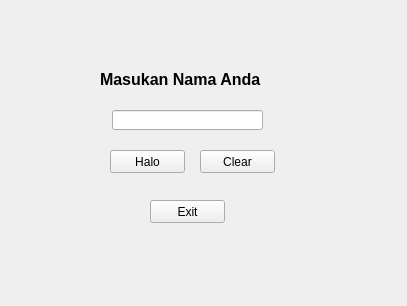
<?xml version="1.0" encoding="UTF-8"?>
<ui version="4.0">
 <class>Form</class>
 <widget class="QWidget" name="Form">
  <property name="geometry">
   <rect>
    <x>0</x>
    <y>0</y>
    <width>407</width>
    <height>306</height>
   </rect>
  </property>
  <property name="windowTitle">
   <string>Form</string>
  </property>
  <widget class="QLabel" name="label">
   <property name="geometry">
    <rect>
     <x>100</x>
     <y>70</y>
     <width>181</width>
     <height>16</height>
    </rect>
   </property>
   <property name="text">
    <string>&lt;html&gt;&lt;head/&gt;&lt;body&gt;&lt;p&gt;&lt;span style=&quot; font-size:12pt; font-weight:600;&quot;&gt;Masukan Nama Anda&lt;/span&gt;&lt;/p&gt;&lt;/body&gt;&lt;/html&gt;</string>
   </property>
  </widget>
  <widget class="QPushButton" name="Halo">
   <property name="geometry">
    <rect>
     <x>110</x>
     <y>150</y>
     <width>75</width>
     <height>23</height>
    </rect>
   </property>
   <property name="text">
    <string>Halo</string>
   </property>
  </widget>
  <widget class="QPushButton" name="Clear">
   <property name="geometry">
    <rect>
     <x>200</x>
     <y>150</y>
     <width>75</width>
     <height>23</height>
    </rect>
   </property>
   <property name="text">
    <string>Clear</string>
   </property>
  </widget>
  <widget class="QPushButton" name="Exit">
   <property name="geometry">
    <rect>
     <x>150</x>
     <y>200</y>
     <width>75</width>
     <height>23</height>
    </rect>
   </property>
   <property name="text">
    <string>Exit</string>
   </property>
  </widget>
  <widget class="QLineEdit" name="lineEdit">
   <property name="geometry">
    <rect>
     <x>112</x>
     <y>110</y>
     <width>151</width>
     <height>20</height>
    </rect>
   </property>
  </widget>
 </widget>
 <resources/>
 <connections/>
</ui>
